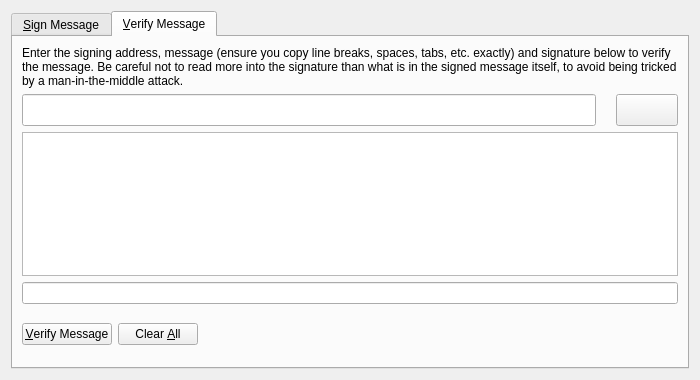
<?xml version="1.0" encoding="UTF-8"?>
<ui version="4.0">
 <class>SignVerifyMessageDialog</class>
 <widget class="QDialog" name="SignVerifyMessageDialog">
  <property name="geometry">
   <rect>
    <x>0</x>
    <y>0</y>
    <width>700</width>
    <height>380</height>
   </rect>
  </property>
  <property name="windowTitle">
   <string>Signatures - Sign / Verify a Message</string>
  </property>
  <property name="modal">
   <bool>true</bool>
  </property>
  <layout class="QVBoxLayout" name="verticalLayout">
   <item>
    <widget class="QTabWidget" name="tabWidget">
     <property name="currentIndex">
      <number>1</number>
     </property>
     <widget class="QWidget" name="tabSignMessage">
      <attribute name="title">
       <string>&amp;Sign Message</string>
      </attribute>
      <layout class="QVBoxLayout" name="verticalLayout_SM">
       <item>
        <widget class="QLabel" name="infoLabel_SM">
         <property name="text">
          <string>You can sign messages with your addresses to prove you own them. Be careful not to sign anything vague, as phishing attacks may try to trick you into signing your identity over to them. Only sign fully-detailed statements you agree to.</string>
         </property>
         <property name="textFormat">
          <enum>Qt::PlainText</enum>
         </property>
         <property name="wordWrap">
          <bool>true</bool>
         </property>
        </widget>
       </item>
       <item>
        <layout class="QHBoxLayout" name="horizontalLayout_1_SM">
         <property name="spacing">
          <number>20</number>
         </property>
         <item>
          <widget class="QValidatedLineEdit" name="addressIn_SM">
           <property name="minimumSize">
            <size>
             <width>0</width>
             <height>32</height>
            </size>
           </property>
           <property name="maximumSize">
            <size>
             <width>16777215</width>
             <height>32</height>
            </size>
           </property>
           <property name="toolTip">
            <string>The address to sign the message with (e.g. B8gZqgY4r2RoEdqYk3QsAqFckyf9pRHN6i)</string>
           </property>
           <property name="maxLength">
            <number>34</number>
           </property>
          </widget>
         </item>
         <item>
          <widget class="QPushButton" name="addressBookButton_SM">
           <property name="minimumSize">
            <size>
             <width>62</width>
             <height>32</height>
            </size>
           </property>
           <property name="maximumSize">
            <size>
             <width>62</width>
             <height>32</height>
            </size>
           </property>
           <property name="toolTip">
            <string>Choose an address from the address book</string>
           </property>
           <property name="text">
            <string/>
           </property>
           <property name="icon">
            <iconset resource="../bitcoin.qrc">
             <normaloff>:/icons/address-book</normaloff>:/icons/address-book</iconset>
           </property>
           <property name="shortcut">
            <string>Alt+A</string>
           </property>
           <property name="autoDefault">
            <bool>false</bool>
           </property>
          </widget>
         </item>
         <item>
          <widget class="QPushButton" name="pasteButton_SM">
           <property name="minimumSize">
            <size>
             <width>62</width>
             <height>32</height>
            </size>
           </property>
           <property name="maximumSize">
            <size>
             <width>62</width>
             <height>32</height>
            </size>
           </property>
           <property name="toolTip">
            <string>Paste address from clipboard</string>
           </property>
           <property name="text">
            <string/>
           </property>
           <property name="icon">
            <iconset resource="../bitcoin.qrc">
             <normaloff>:/icons/editpaste</normaloff>:/icons/editpaste</iconset>
           </property>
           <property name="shortcut">
            <string>Alt+P</string>
           </property>
           <property name="autoDefault">
            <bool>false</bool>
           </property>
          </widget>
         </item>
        </layout>
       </item>
       <item>
        <widget class="QPlainTextEdit" name="messageIn_SM">
         <property name="toolTip">
          <string>Enter the message you want to sign here</string>
         </property>
        </widget>
       </item>
       <item>
        <layout class="QHBoxLayout" name="horizontalLayout_2_SM">
         <property name="spacing">
          <number>20</number>
         </property>
         <item>
          <widget class="QLineEdit" name="signatureOut_SM">
           <property name="minimumSize">
            <size>
             <width>0</width>
             <height>32</height>
            </size>
           </property>
           <property name="maximumSize">
            <size>
             <width>16777215</width>
             <height>32</height>
            </size>
           </property>
           <property name="font">
            <font>
             <italic>true</italic>
            </font>
           </property>
           <property name="readOnly">
            <bool>true</bool>
           </property>
          </widget>
         </item>
         <item>
          <widget class="QPushButton" name="copySignatureButton_SM">
           <property name="minimumSize">
            <size>
             <width>62</width>
             <height>32</height>
            </size>
           </property>
           <property name="maximumSize">
            <size>
             <width>62</width>
             <height>32</height>
            </size>
           </property>
           <property name="toolTip">
            <string>Copy the current signature to the system clipboard</string>
           </property>
           <property name="text">
            <string/>
           </property>
           <property name="icon">
            <iconset resource="../bitcoin.qrc">
             <normaloff>:/icons/editcopy</normaloff>:/icons/editcopy</iconset>
           </property>
           <property name="autoDefault">
            <bool>false</bool>
           </property>
          </widget>
         </item>
        </layout>
       </item>
       <item>
        <layout class="QHBoxLayout" name="horizontalLayout_3_SM">
         <item>
          <widget class="QPushButton" name="signMessageButton_SM">
           <property name="toolTip">
            <string>Sign the message to prove you own this Healthsource address</string>
           </property>
           <property name="text">
            <string>&amp;Sign Message</string>
           </property>
           <property name="icon">
            <iconset resource="../bitcoin.qrc">
             <normaloff>:/icons/edit</normaloff>:/icons/edit</iconset>
           </property>
           <property name="autoDefault">
            <bool>false</bool>
           </property>
          </widget>
         </item>
         <item>
          <widget class="QPushButton" name="clearButton_SM">
           <property name="toolTip">
            <string>Reset all sign message fields</string>
           </property>
           <property name="text">
            <string>Clear &amp;All</string>
           </property>
           <property name="icon">
            <iconset resource="../bitcoin.qrc">
             <normaloff>:/icons/remove</normaloff>:/icons/remove</iconset>
           </property>
           <property name="autoDefault">
            <bool>false</bool>
           </property>
          </widget>
         </item>
         <item>
          <spacer name="horizontalSpacer_1_SM">
           <property name="orientation">
            <enum>Qt::Horizontal</enum>
           </property>
           <property name="sizeHint" stdset="0">
            <size>
             <width>40</width>
             <height>48</height>
            </size>
           </property>
          </spacer>
         </item>
         <item>
          <widget class="QLabel" name="statusLabel_SM">
           <property name="font">
            <font>
             <weight>75</weight>
             <bold>true</bold>
            </font>
           </property>
           <property name="text">
            <string/>
           </property>
           <property name="wordWrap">
            <bool>true</bool>
           </property>
          </widget>
         </item>
         <item>
          <spacer name="horizontalSpacer_2_SM">
           <property name="orientation">
            <enum>Qt::Horizontal</enum>
           </property>
           <property name="sizeHint" stdset="0">
            <size>
             <width>40</width>
             <height>48</height>
            </size>
           </property>
          </spacer>
         </item>
        </layout>
       </item>
      </layout>
     </widget>
     <widget class="QWidget" name="tabVerifyMessage">
      <attribute name="title">
       <string>&amp;Verify Message</string>
      </attribute>
      <layout class="QVBoxLayout" name="verticalLayout_VM">
       <item>
        <widget class="QLabel" name="infoLabel_VM">
         <property name="text">
          <string>Enter the signing address, message (ensure you copy line breaks, spaces, tabs, etc. exactly) and signature below to verify the message. Be careful not to read more into the signature than what is in the signed message itself, to avoid being tricked by a man-in-the-middle attack.</string>
         </property>
         <property name="textFormat">
          <enum>Qt::PlainText</enum>
         </property>
         <property name="alignment">
          <set>Qt::AlignLeading|Qt::AlignLeft|Qt::AlignTop</set>
         </property>
         <property name="wordWrap">
          <bool>true</bool>
         </property>
        </widget>
       </item>
       <item>
        <layout class="QHBoxLayout" name="horizontalLayout_1_VM">
         <property name="spacing">
          <number>20</number>
         </property>
         <item>
          <widget class="QValidatedLineEdit" name="addressIn_VM">
           <property name="minimumSize">
            <size>
             <width>0</width>
             <height>32</height>
            </size>
           </property>
           <property name="maximumSize">
            <size>
             <width>16777215</width>
             <height>32</height>
            </size>
           </property>
           <property name="toolTip">
            <string>The address the message was signed with (e.g. B8gZqgY4r2RoEdqYk3QsAqFckyf9pRHN6i)</string>
           </property>
           <property name="maxLength">
            <number>34</number>
           </property>
          </widget>
         </item>
         <item>
          <widget class="QPushButton" name="addressBookButton_VM">
           <property name="minimumSize">
            <size>
             <width>62</width>
             <height>32</height>
            </size>
           </property>
           <property name="maximumSize">
            <size>
             <width>62</width>
             <height>32</height>
            </size>
           </property>
           <property name="toolTip">
            <string>Choose an address from the address book</string>
           </property>
           <property name="text">
            <string/>
           </property>
           <property name="icon">
            <iconset resource="../bitcoin.qrc">
             <normaloff>:/icons/address-book</normaloff>:/icons/address-book</iconset>
           </property>
           <property name="shortcut">
            <string>Alt+A</string>
           </property>
           <property name="autoDefault">
            <bool>false</bool>
           </property>
          </widget>
         </item>
        </layout>
       </item>
       <item>
        <widget class="QPlainTextEdit" name="messageIn_VM"/>
       </item>
       <item>
        <widget class="QValidatedLineEdit" name="signatureIn_VM"/>
       </item>
       <item>
        <layout class="QHBoxLayout" name="horizontalLayout_2_VM">
         <item>
          <widget class="QPushButton" name="verifyMessageButton_VM">
           <property name="toolTip">
            <string>Verify the message to ensure it was signed with the specified Healthsource address</string>
           </property>
           <property name="text">
            <string>&amp;Verify Message</string>
           </property>
           <property name="icon">
            <iconset resource="../bitcoin.qrc">
             <normaloff>:/icons/transaction_0</normaloff>:/icons/transaction_0</iconset>
           </property>
           <property name="autoDefault">
            <bool>false</bool>
           </property>
          </widget>
         </item>
         <item>
          <widget class="QPushButton" name="clearButton_VM">
           <property name="toolTip">
            <string>Reset all verify message fields</string>
           </property>
           <property name="text">
            <string>Clear &amp;All</string>
           </property>
           <property name="icon">
            <iconset resource="../bitcoin.qrc">
             <normaloff>:/icons/remove</normaloff>:/icons/remove</iconset>
           </property>
           <property name="autoDefault">
            <bool>false</bool>
           </property>
          </widget>
         </item>
         <item>
          <spacer name="horizontalSpacer_1_VM">
           <property name="orientation">
            <enum>Qt::Horizontal</enum>
           </property>
           <property name="sizeHint" stdset="0">
            <size>
             <width>40</width>
             <height>48</height>
            </size>
           </property>
          </spacer>
         </item>
         <item>
          <widget class="QLabel" name="statusLabel_VM">
           <property name="font">
            <font>
             <weight>75</weight>
             <bold>true</bold>
            </font>
           </property>
           <property name="text">
            <string/>
           </property>
           <property name="wordWrap">
            <bool>true</bool>
           </property>
          </widget>
         </item>
         <item>
          <spacer name="horizontalSpacer_2_VM">
           <property name="orientation">
            <enum>Qt::Horizontal</enum>
           </property>
           <property name="sizeHint" stdset="0">
            <size>
             <width>40</width>
             <height>48</height>
            </size>
           </property>
          </spacer>
         </item>
        </layout>
       </item>
      </layout>
     </widget>
    </widget>
   </item>
  </layout>
 </widget>
 <customwidgets>
  <customwidget>
   <class>QValidatedLineEdit</class>
   <extends>QLineEdit</extends>
   <header>qvalidatedlineedit.h</header>
  </customwidget>
 </customwidgets>
 <resources>
  <include location="../bitcoin.qrc"/>
 </resources>
 <connections/>
</ui>
